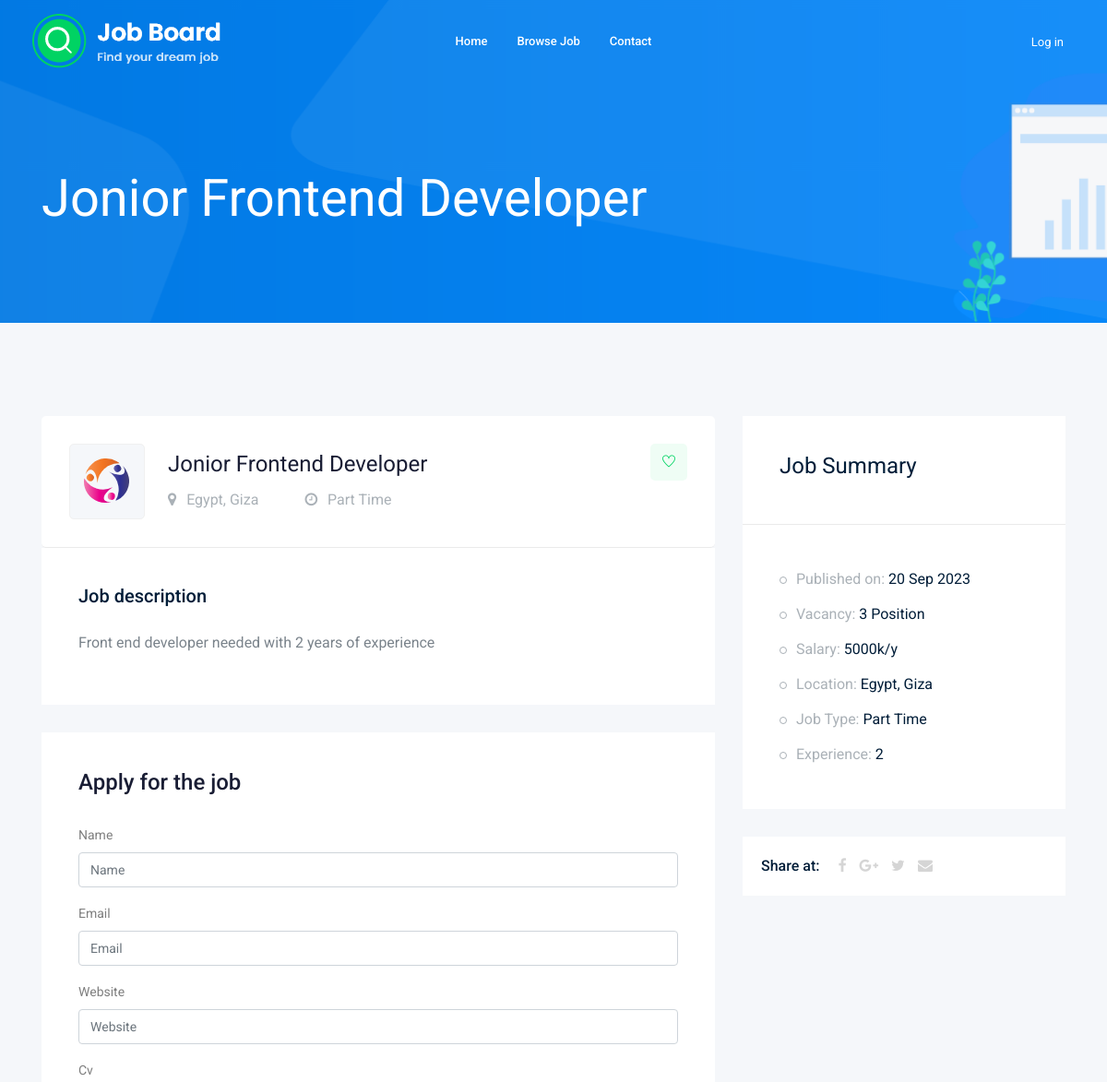
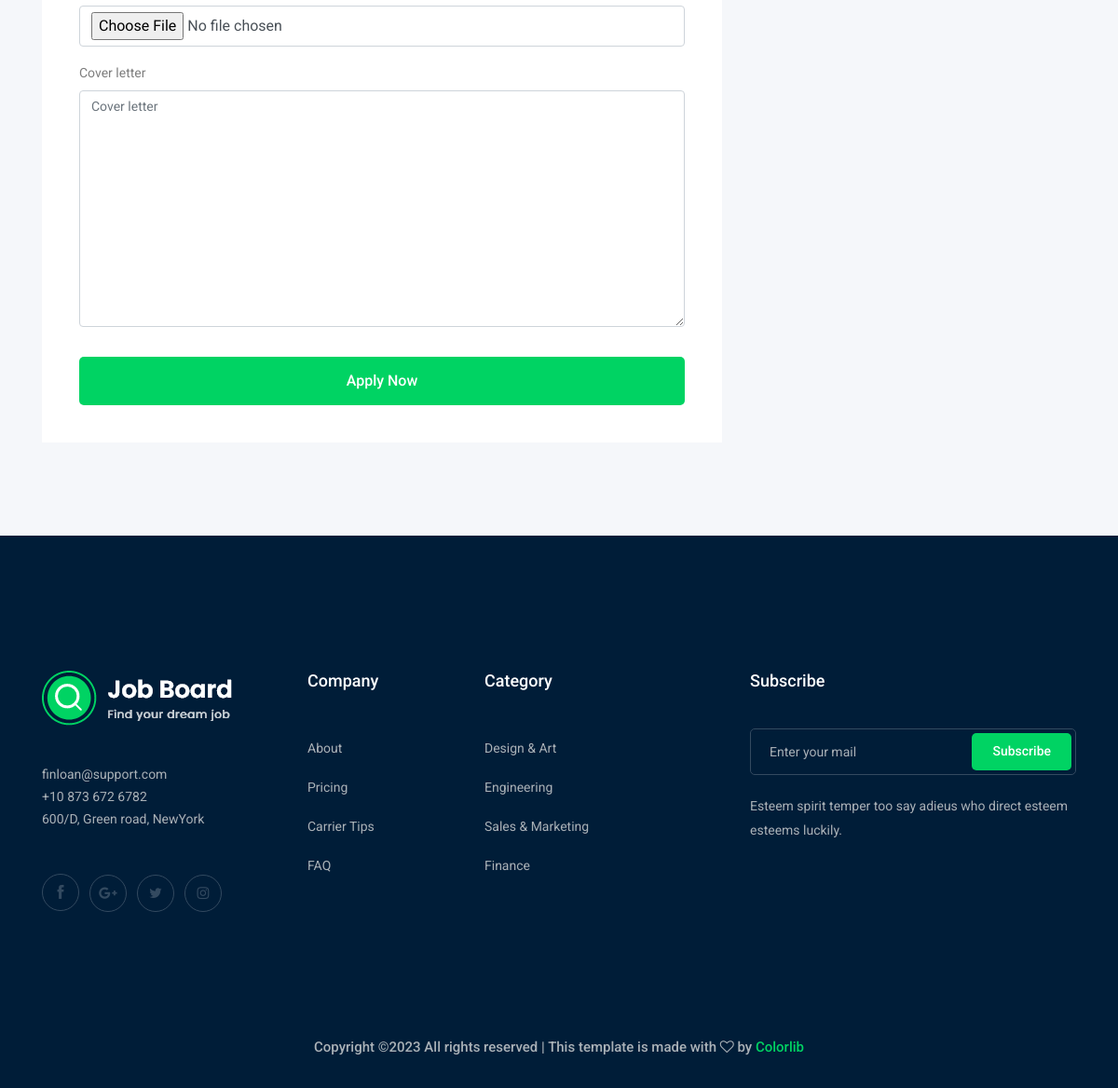
Page /jobs/5 on the committed database (2 pictures, top to bottom).
### job/models.py (models this page shows, shortened)
class Job(models.Model):
    title = models.CharField(max_length=50)
    description = models.TextField(max_length=2000)
    job_type = models.CharField(max_length=20, choices=JOB_TYPE_CHOICES)
    vacancy = models.PositiveIntegerField(default=1, validators=[MinValueValidator(1), MaxValueValidator(10)])
    salary = models.PositiveIntegerField(default=100, validators=[MinValueValidator(100), MaxValueValidator(100000)])
    experience = models.PositiveIntegerField(default=1, validators=[MinValueValidator(1), MaxValueValidator(50)])
    location = models.CharField(max_length=100, default='Egypt')
    image = models.FileField(upload_to=job_image_upload, default='none')
    published_at = models.DateTimeField(auto_now=True)
    category = models.ForeignKey(Category, related_name='job_category', on_delete=models.CASCADE)
    owner = models.ForeignKey(User, related_name='job_owner', on_delete=models.CASCADE)
    class Meta:
        db_table = 'job'

### job/views.py (the view)
# urls.py: path('<int:id>', views.job_details, name='job_details'),
def job_details(request, id):
    job_details = Job.objects.get(id=id)
    if request.method == 'POST':
        form = CandidateForm(request.POST, request.FILES)
        if form.is_valid():
            my_form = form.save(commit=False)
            my_form.job = job_details
            my_form.save()
            return redirect('jobs:job_details', id=id)
    else:
        form = CandidateForm()
    context = {'job': job_details, 'form': form}
    return render(request, 'job_details.html', context)

### job/forms.py
class CandidateForm(forms.ModelForm):
    class Meta:
        model = Candidate
        fields = '__all__'
        exclude = ('job',)

### job/templates/job_details.html (shortened to what this page needs)
{% extends "base.html" %}
{% load bootstrap5 %}
{% block content %}
    <div class="bradcam_area bradcam_bg_1">
        <div class="container">
            <div class="row">
                <div class="col-xl-12">
                    <div class="bradcam_text">
                        <h3>{{job.title}}</h3>
                    </div>
                </div>
            </div>
        </div>
    </div>
    <div class="job_details_area">
        <div class="container">
            <div class="row">
                <div class="col-lg-8">
                    <div class="job_details_header">
                        <div class="single_jobs white-bg d-flex justify-content-between">
                            <div class="jobs_left d-flex align-items-center">
                                <div class="thumb">
                                    <img src="{{job.image.url}}" alt="">
                                </div>
                                <div class="jobs_conetent">
                                    <a href="#"><h4>{{job.title}}</h4></a>
                                    <div class="links_locat d-flex align-items-center">
                                        <div class="location">
                                            <p> <i class="fa fa-map-marker"></i> {{job.location}}</p>
                                        </div>
                                        <div class="location">
                                            <p> <i class="fa fa-clock-o"></i> {{job.job_type}}</p>
                                        </div>
                                    </div>
                                </div>
                            </div>
                            <div class="jobs_right">
                                <div class="apply_now">
                                    <a class="heart_mark" href="#"> <i class="ti-heart"></i> </a>
                                </div>
                            </div>
                        </div>
                    </div>
                    <div class="descript_wrap white-bg">
                        <div class="single_wrap">
                            <h4>Job description</h4>
                            <p>{{job.description}}</p>
                        </div>
                    </div>
                    <div class="apply_job_form white-bg">
                        <h4>Apply for the job</h4>
                        <form method="POST" enctype="multipart/form-data">
                            {% bootstrap_form form %}
                            <button class="boxed-btn3 w-100 mt-3" type="submit">Apply Now</button>
                        </form>
                    </div>
                </div>
                <div class="col-lg-4">
                    <div class="job_sumary">
                        <div class="summery_header">
                            <h3>Job Summary</h3>
                        </div>
                        <div class="job_content">
                            <ul>
                                <li>Published on: <span>{{job.published_at|date:'d M o'}}</span></li>
                                <li>Vacancy: <span>{{job.vacancy}} Position</span></li>
                                <li>Salary: <span>{{job.salary}}k/y</span></li>
                                <li>Location: <span>{{job.location}}</span></li>
                                <li>Job Type: <span> {{job.job_type}}</span></li>
                                <li>Experience: <span> {{job.experience}}</span></li>
                            </ul>
                        </div>
                    </div>
                    <div class="share_wrap d-flex">
                        <span>Share at:</span>
                        <ul>
                            <li><a href="#"> <i class="fa fa-facebook"></i></a> </li>
                            <li><a href="#"> <i class="fa fa-google-plus"></i></a> </li>
                            <li><a href="#"> <i class="fa fa-twitter"></i></a> </li>
                            <li><a href="#"> <i class="fa fa-envelope"></i></a> </li>
                        </ul>
                    </div>
                    <div class="job_location_wrap">
                        <div class="job_lok_inner">
                            <div id="map" style="height: 200px;"></div>
                        </div>
                    </div>
                </div>
            </div>
        </div>
    </div>
{% endblock content %}

### rows in the picture
Job: title "Jonior Frontend Developer", image (picture), location "Egypt, Giza", job_type "Part Time", description "Front end developer needed with 2 years of experience", published_at "20 Sep 2023", vacancy "3", salary "5000", experience "2"
